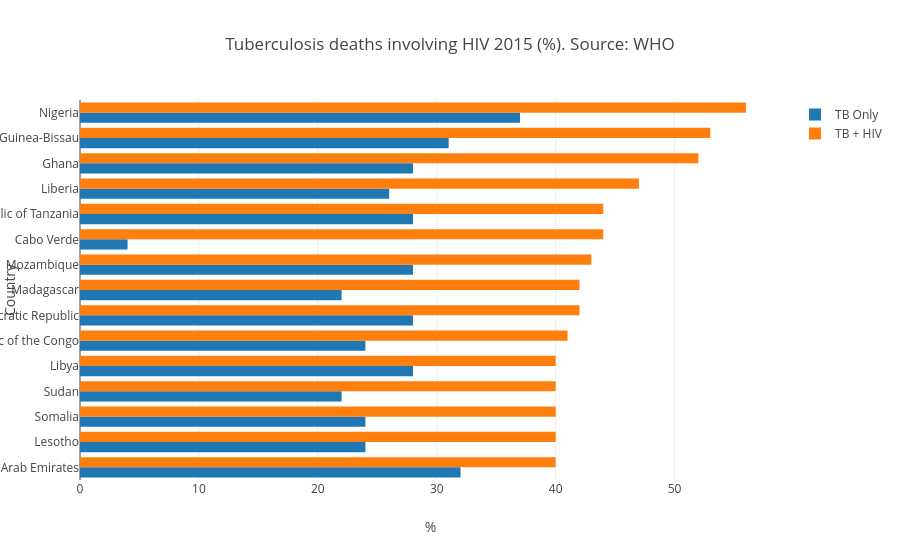

Write notebook code for a chart like this one.
### Code cell
trace1 = go.Bar(
    y=df2015_sorted_tbhhiv['country'][:15][::-1],
    x=df2015_sorted_tbhhiv['%_death_tb+hiv'][:15][::-1],
    name='TB + HIV',
    orientation = 'h',
)
                           
trace2 = go.Bar(
    y=df2015_sorted_tbhhiv['country'][:15][::-1],
    x=df2015_sorted_tbhhiv['%_death_tb_only'][:15][::-1],
    name='TB Only',
    orientation = 'h',
)

data = [trace2, trace1]
layout = go.Layout(
    barmode='group',
    title='Tuberculosis deaths involving HIV 2015 (%). Source: WHO',
    xaxis=dict(
        title='%',
    ),
    yaxis=dict(
        title='Country',
    ),
)

fig = go.Figure(data=data, layout=layout)
py.iplot(fig, filename='marker-h-bar')

### Figure 1 — Plotly figure (JSON) as saved in the notebook; plotly's stock layout.template omitted (floating-point values rounded to 4 significant figures)
{"data": [{"name": "TB Only", "orientation": "h", "type": "bar", "x": [32, 24, 24, 22, 28, 24, 28, 22, 28, 4, 28, 26, 28, 31, 37], "y": ["United Arab Emirates", "Lesotho", "Somalia", "Sudan", "Libya", "Democratic Republic of the Congo", "Lao People's Democratic Republic", "Madagascar", "Mozambique", "Cabo Verde", "United Republic of Tanzania", "Liberia", "Ghana", "Guinea-Bissau", "Nigeria"]}, {"name": "TB + HIV", "orientation": "h", "type": "bar", "x": [40, 40, 40, 40, 40, 41, 42, 42, 43, 44, 44, 47, 52, 53, 56], "y": ["United Arab Emirates", "Lesotho", "Somalia", "Sudan", "Libya", "Democratic Republic of the Congo", "Lao People's Democratic Republic", "Madagascar", "Mozambique", "Cabo Verde", "United Republic of Tanzania", "Liberia", "Ghana", "Guinea-Bissau", "Nigeria"]}], "layout": {"barmode": "group", "title": "Tuberculosis deaths involving HIV 2015 (%). Source: WHO", "xaxis": {"title": "%"}, "yaxis": {"title": "Country"}}}
